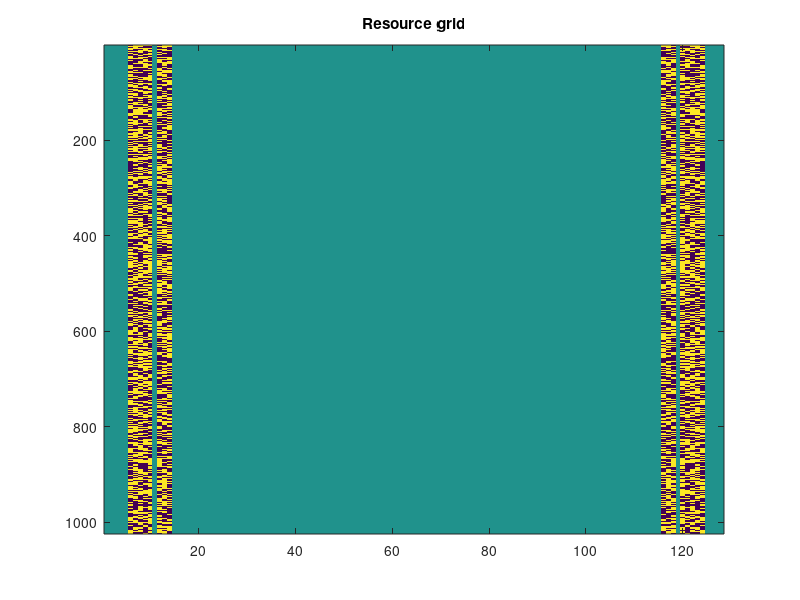
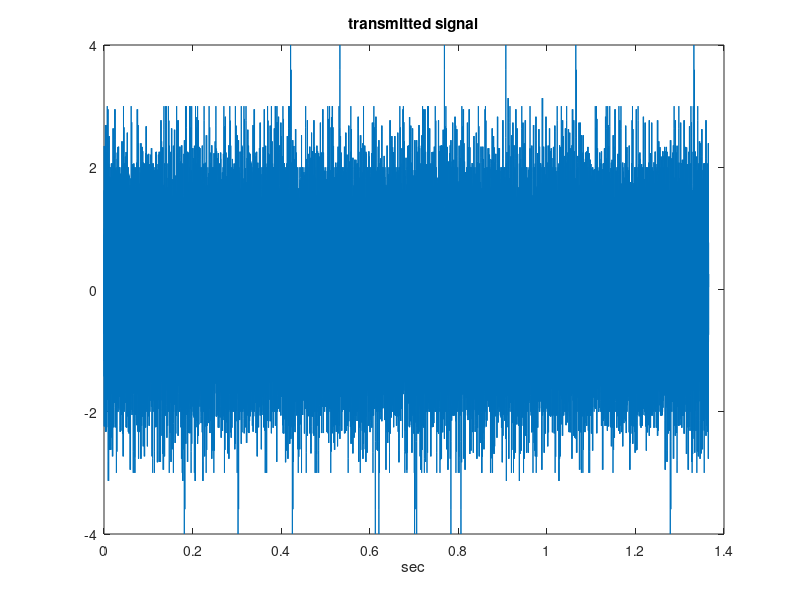
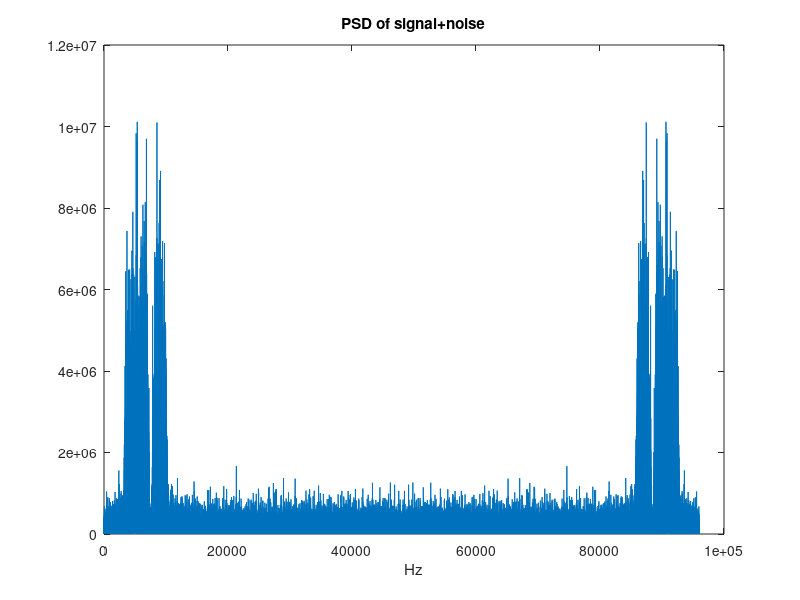
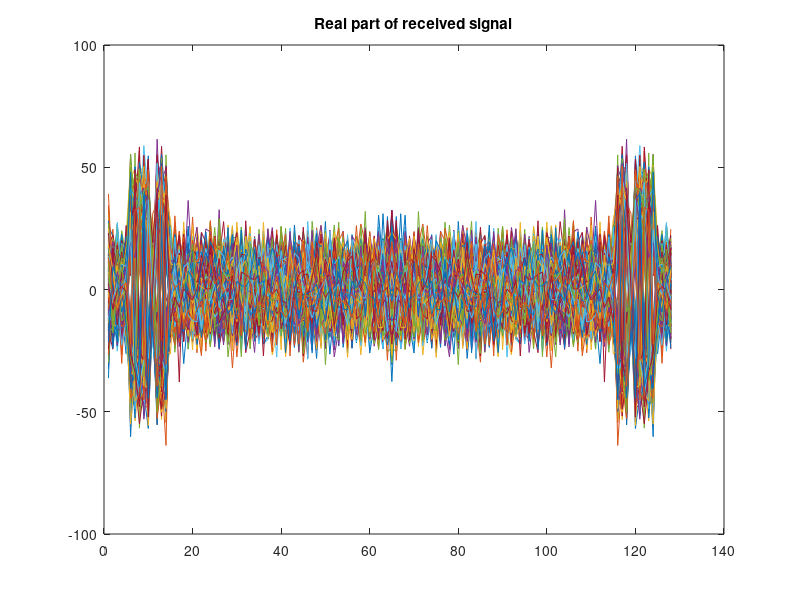

Reproduce these figures in MATLAB, in order.
%2016-05-12 OFDM transmitter. carrier-less OFDM over the entire 0-22KHz band
%2016-06-06 improved notations
%2016-06-07 realised OFDM receiver, added BER calculation
%2016-06-08 added white noise. Added jitter: algorithm is very sensitive to
%jitter
%2016-06-16 added OFDM signal BW = Sub-carrier BW*Nsc2_real, Number of real subcarriers Nsc2_real
%2016-10-17 realised inter-carrier aggregation (CA feature in LTE)
%2016-10-18 checked, we can use both: BPSK and OOK modulation
%2016-10-19 added resource grid
%2016-10-28 added signal constellation
%2016-11-01 added comments
%2016-11-07 added color for Signal Contellation
%2016-11-15 added SNR output [dB]
%2016-11-29 improved PSD figure
%future development - adding CP

close all,clc,clear all;


%******************************
%*******Input parameters*******
%******************************


Fs = 96000;                         %sample rate. Sampling rate in Hz. Valid values depend on the specific audio hardware installed. Typical values supported by most sound cards are 8000, 11025, 22050, 44100, 48000, and 96000 Hz.
%Fs = 48000;
Nsc = 128;                          %number of subcarriers
nInfBits = 1024*8*1;                %number of information bits, [bits]

%sc_list = [5,6,7,8];   %real subcarrier(frequency) list
%sc_list = [10];
sc_list = [5,6,7,8,9,11,12,13];   %real subcarrier(frequency) list

%SNR = 10e10;                        %signal to noise ratio, [times]
SNR = 1;                            %signal to noise ratio, [times]. How to convert it to dB? Very easy: SNR(dB) = 10*log10(P_signal/P_noise). For example, P_signal = P_noise, then SNR(dB) = 10*log10(1) = 0;
delay = 0;                          %signal delay, [samples]. It means OFDM symbol synchronization error.
threshold = 0;                      %resolver threshold of receiver (threshold  = 0 for FM, threshold = 0.5 for AM)

%******************************
%*******Transmitter************
%******************************
F = Fs/Nsc;                         %delta F, sub-carrier width
Nsc2 = Nsc/2;                       %half part of Nsc
Nsc2_real = length(sc_list);        %number of real subcarriers (frequencies)
Nsymb = nInfBits/Nsc2_real;         %number of symbols
if abs(Nsymb - fix(Nsymb)) > 0      %integer part verification
    disp(['Error. Nsymb calculation error. Nsymb = nInfBits/Nsc2_real = ',num2str(Nsymb)]);
    return;
end
t = Nsymb/F;                        %common transmission time, the same with length(signal_long)/Fs

signalInf_b = randi([0,1],nInfBits,1); %information signal = [rand]
%signalInf_b = zeros(nInfBits,1);       %information signal = [1 0 1 0 1 0]
%n=1:2:nInfBits;
%signalInf_b(n) = 1;

signal_s = zeros(Nsc2,Nsymb);

%serial to parallel convertation (S/P) (start)
i = 1;
for l = 1:Nsymb
    for j = 1:Nsc2_real
%        signal_s(sc_list(j),l) = signalInf_b(i);                       %AM OOK
        signal_s(sc_list(j),l) = 2*signalInf_b(i)-1;                    %FM BPSK sin/-sin
        i = i + 1;
    end
end
%serial to parallel convertation (S/P) (stop)

%adding symmetry part of spectrum (start)
%Properties of Fourier Transform: If a signal is even and real, then its spectrum is also real and even
%Properties of Fourier Transform: If a spectrum is even and real, then its signal is also real and even
signal_s = signal_s';
signal_s_flip = fliplr(signal_s);
signal_X = zeros(Nsc,Nsymb)';           %resource grid
signal_X(:,2:Nsc2+1) = signal_s;
signal_X(:,Nsc2+2:Nsc) = signal_s_flip(:,2:Nsc2);
%adding symmetry part of spectrum (stop)

signal = ifft(signal_X')';

%parallel to serial convertation (P/S) (start)
signal_long = zeros(Nsc*Nsymb,1);
ind = 1;
for i = 1:Nsymb
    signal_long(ind:ind+Nsc-1) = signal(i,:);
    ind = ind + Nsc;
end
signal_long = signal_long/std(signal_long); %signal with std=1
%parallel to serial convertation (P/S) (stop)

nBits = 24;
sound(signal_long,Fs,nBits);         %sound(y) sends audio signal y to the speaker 

%output results (start)
figure,imagesc(signal_X);        %to show resource grid
title('Resource grid');

x = 1:length(signal_long);
figure,plot(x/Fs,signal_long);
%figure,plot(signal_long);
xlabel('sec');
title('transmitted signal');

disp(['Sampling rate = ',num2str(Fs),' Hz']);
disp(['SNR = ',num2str(SNR),' [times]']);
disp(['SNR = ',num2str(10*log10(SNR)),' [dB]']);
disp(['Number of subcarriers Nsc = ',num2str(Nsc)]);
disp(['Number of real subcarriers Nsc2_real = ',num2str(Nsc2_real)]);
disp(['Number of symbols Nsymb = ',num2str(Nsymb)]);
disp(['Sub-carrier BW = ',num2str(F),' Hz']);
disp(['OFDM signal BW = Sub-carrier BW*Nsc2_real = ',num2str(F*Nsc2_real),' Hz']);
disp(['Duration of one symbol = ',num2str(1/F*1000),' ms']);
disp(['Common transmit time = ',num2str(t),' [s]']);
disp(['Troughput = ',num2str(nInfBits/t),' [bits/s]']);
disp(['Symbol rate = ',num2str(F),' [Hz]']);
%output results (stop)



%**************************************************
%***************Air channel************************
%**************************************************
%adding white noise and delay (start)
signal_noise = randn(size(signal_long))/SNR;  %SNR=3--->BER=0
signal_long = signal_long + signal_noise;
signal_long(delay+1:length(signal_long)) = signal_long(1:length(signal_long)-delay);
%adding white noise and delay (stop)

U_PSD = fft(signal_long).*conj(fft(signal_long));   %power spectrum density of signal
% x = 1:floor(length(U_PSD)/2);
% figure,plot((x-1)/t,U_PSD(x));
x = 1:length(U_PSD);
x = x/length(U_PSD)*Fs;
figure,plot(x,U_PSD);
xlabel('Hz')
title('PSD of signal+noise');

%**************************************************
%***************Receiver***************************
%**************************************************

EstSignal_b         = zeros(Nsc2_real*Nsymb,1);     %estimation of signalInf_b
SignalContell       = zeros(Nsc2_real*Nsymb,1);     %for signal constellation

signal_r = signal_long;                     %received signal

%serial to parallel convertation (S/P) (start)
signal_Y = zeros(Nsc,Nsymb);
signal_Y(1:length(signal_r)) = signal_r;
%serial to parallel convertation (S/P) (stop)

signal_Y = fft(signal_Y)';

%destroy symmetry part of signal
%Properties of Fourier Transform: If a signal is even and real, then its spectrum is also real and even
%Properties of Fourier Transform: If a spectrum is even and real, then its signal is also real and even

%parallel to serial convertation (P/S) (start)
i = 1;
for l = 1:Nsymb
    for j = 1:Nsc2_real
        SignalContell(i) = signal_Y(l,sc_list(j)+1)';
        i = i + 1;
    end
end
%parallel to serial convertation (P/S) (stop)

EstSignal_b = real(SignalContell);
EstSignal_b = EstSignal_b > max(EstSignal_b)*threshold;

%****bit error calculation start*******
%The bit error rate (BER) is the number of bit errors per unit time. The bit error ratio (also BER) is the number of bit errors divided by the total number of transferred bits during a studied time interval. BER is a unitless performance measure, often expressed as a percentage.
BER = abs(EstSignal_b - signalInf_b);   %The bit error rate (BER)
BERind = find(BER);                      %find - Find indices and values of nonzero elements
%****bit error calculation stop*******

%output results (start)
[signalInf_b(1:10) EstSignal_b(1:10)]
disp(['BER = ',num2str(mean(BER))]); 
disp(['Number of bit errors= ',num2str(sum(BER))]); 
figure, plot(real(signal_Y'));
title('Real part of received signal');
figure, plot(imag(signal_Y'));
title('Imag part of received signal');
% figure, plot(abs(signal_Y'),'k');
% title('Abs of received signal');

c = linspace(1,10,length(SignalContell));                   %from black to yellow
figure, scatter(real(SignalContell),imag(SignalContell),[],c);
ylim(xlim);
title('Signal Constellation');
xlabel('In phase');
ylabel('Quadrature');
%output results (stop)